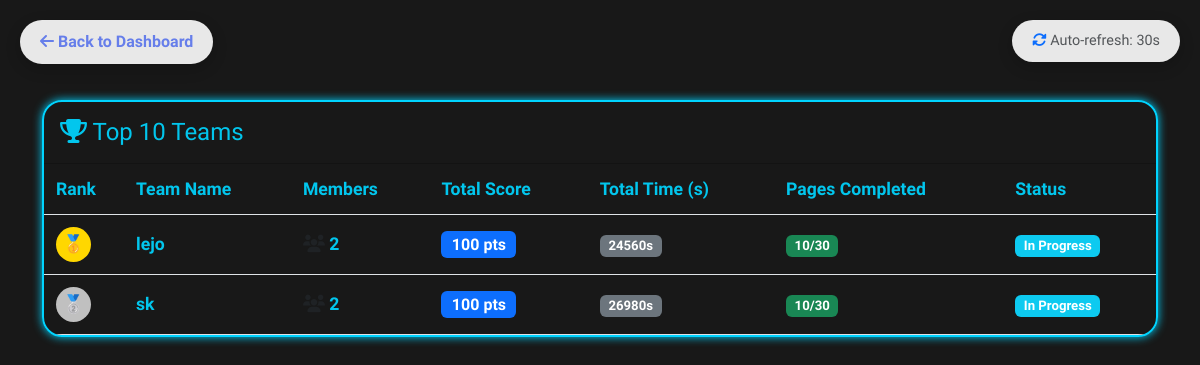
Page /leaderboard/ on the committed database.
### game/models.py (models this page shows, shortened)
class Team(models.Model):
    team_name = models.CharField(max_length=100, unique=True)
    team_password = models.CharField(max_length=100)
    created_at = models.DateTimeField(auto_now_add=True)
    created_by = models.ForeignKey(User, on_delete=models.CASCADE, related_name='created_teams')

### game/views.py (the view)
# urls.py: path('leaderboard/', views.public_leaderboard, name='public_leaderboard'),
def public_leaderboard(request):
    from django.db.models import Subquery, OuterRef
    team_scores = TeamRoundProgress.objects.filter(
        team=OuterRef('pk')
    ).values('team').annotate(
        total=Sum('score')
    ).values('total')
    teams = Team.objects.annotate(
        members_count=Count('members', distinct=True),
        total_score=Coalesce(Subquery(team_scores), 0),
        pages_completed=Count('round_progress__page_progress', filter=Q(round_progress__page_progress__completed=True), distinct=True),
        total_duration_seconds=Coalesce(Sum('round_progress__duration_seconds'), 0)
    ).order_by('-total_score', '-pages_completed', 'total_duration_seconds', 'created_at')
    total_teams = teams.count()
    total_participants = TeamMember.objects.count()
    context = {
        'teams': teams,
        'total_teams': total_teams,
        'total_participants': total_participants,
    }
    return render(request, 'leaderboard.html', context)

### game/templates/leaderboard.html (shortened to what this page needs)
{% load static %}
<!DOCTYPE html>
<html lang="en">
<head>
    <link href="https://cdn.jsdelivr.net/npm/bootstrap@5.3.2/dist/css/bootstrap.min.css" rel="stylesheet">
    <link href="https://cdnjs.cloudflare.com/ajax/libs/font-awesome/6.4.0/css/all.min.css" rel="stylesheet">
</head>
<body>
    <div class="auto-refresh">
        <i class="fas fa-sync-alt refresh-icon text-primary"></i>
        <span class="text-muted">Auto-refresh: 30s</span>
    </div>
    <a href="{% url 'team_dashboard' %}" class="back-btn">
        <i class="fas fa-arrow-left"></i> Back to Dashboard
    </a>
    <div class="container">
        <div class="card">
            <div class="card-header py-3">
                <h4 class="mb-0">
                    <i class="fas fa-trophy"></i> Top 10 Teams
                </h4>
            </div>
            <div class="card-body p-0">
                <div class="table-responsive">
                    <table class="table table-hover mb-0">
                        <thead>
                            <tr>
                                <th style="width: 80px;">Rank</th>
                                <th>Team Name</th>
                                <th>Members</th>
                                <th>Total Score</th>
                                <th>Total Time (s)</th>
                                <th>Pages Completed</th>
                                <th>Status</th>
                            </tr>
                        </thead>
                        <tbody>
                            {% for team in teams|slice:":10" %}
                            <tr class="{% if forloop.counter == 1 %}table-rank-1{% elif forloop.counter == 2 %}table-rank-2{% elif forloop.counter == 3 %}table-rank-3{% endif %}">
                                <td>
                                    <span class="rank-badge {% if forloop.counter == 1 %}rank-1{% elif forloop.counter == 2 %}rank-2{% elif forloop.counter == 3 %}rank-3{% else %}rank-other{% endif %}">
                                        {% if forloop.counter <= 3 %}
                                            {% if forloop.counter == 1 %}🥇{% elif forloop.counter == 2 %}🥈{% else %}🥉{% endif %}
                                        {% else %}
                                            {{ forloop.counter }}
                                        {% endif %}
                                    </span>
                                </td>
                                <td><strong>{{ team.team_name }}</strong></td>
                                <td>
                                    <i class="fas fa-users text-muted"></i> {{ team.members_count }}
                                </td>
                                <td>
                                    <span class="badge bg-primary fs-6">{{ team.total_score|default:0 }} pts</span>
                                </td>
                                <td>
                                    <span class="badge bg-secondary">{{ team.total_duration_seconds|default:0 }}s</span>
                                </td>
                                <td>
                                    <span class="badge bg-success">{{ team.pages_completed|default:0 }}/30</span>
                                </td>
                                <td>
                                    {% if team.pages_completed == 30 %}
                                        <span class="badge bg-warning">All Complete</span>
                                    {% elif team.pages_completed > 0 %}
                                        <span class="badge bg-info">In Progress</span>
                                    {% else %}
                                        <span class="badge bg-secondary">Not Started</span>
                                    {% endif %}
                                </td>
                            </tr>
                            {% endfor %}
                        </tbody>
                    </table>
                </div>
            </div>
        </div>
    </div>
</body>
</html>

### rows in the picture
Team: team_name "lejo", members_count "2", total_score "100", total_duration_seconds "24560", pages_completed "10", shows "In Progress"
Team: team_name "sk", members_count "2", total_score "100", total_duration_seconds "26980", pages_completed "10", shows "In Progress"
